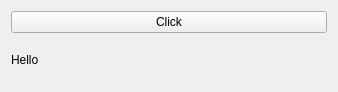
<?xml version="1.0" encoding="UTF-8"?>
<ui version="4.0">
 <class>Widget</class>
 <widget class="QWidget" name="Widget">
  <property name="geometry">
   <rect>
    <x>0</x>
    <y>0</y>
    <width>338</width>
    <height>92</height>
   </rect>
  </property>
  <property name="windowTitle">
   <string>Widget</string>
  </property>
  <layout class="QVBoxLayout" name="verticalLayout">
   <item>
    <widget class="QPushButton" name="myButton">
     <property name="text">
      <string>Click</string>
     </property>
    </widget>
   </item>
   <item>
    <widget class="QLabel" name="label">
     <property name="text">
      <string>Hello</string>
     </property>
    </widget>
   </item>
  </layout>
 </widget>
 <resources/>
 <connections/>
</ui>
